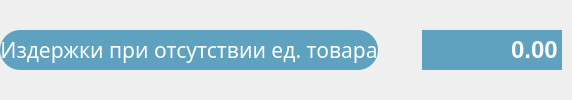
               <widget class="QWidget" name="widget_13" native="true">
                <property name="sizePolicy">
                 <sizepolicy hsizetype="Preferred" vsizetype="Minimum">
                  <horstretch>0</horstretch>
                  <verstretch>0</verstretch>
                 </sizepolicy>
                </property>
                <layout class="QHBoxLayout" name="horizontalLayout_11">
                 <property name="leftMargin">
                  <number>0</number>
                 </property>
                 <property name="topMargin">
                  <number>0</number>
                 </property>
                 <property name="rightMargin">
                  <number>10</number>
                 </property>
                 <property name="bottomMargin">
                  <number>0</number>
                 </property>
                 <item>
                  <widget class="QLabel" name="label_7">
                   <property name="sizePolicy">
                    <sizepolicy hsizetype="Preferred" vsizetype="Fixed">
                     <horstretch>0</horstretch>
                     <verstretch>0</verstretch>
                    </sizepolicy>
                   </property>
                   <property name="minimumSize">
                    <size>
                     <width>0</width>
                     <height>40</height>
                    </size>
                   </property>
                   <property name="font">
                    <font>
                     <family>Optima</family>
                     <pointsize>16</pointsize>
                     <italic>false</italic>
                    </font>
                   </property>
                   <property name="styleSheet">
                    <string notr="true">QLabel {
     border: none;
	height: 40px;
     border-radius: 20px;
	background-color: #5EA2BF;
	color: white;
 }</string>
                   </property>
                   <property name="text">
                    <string>Издержки при отсутствии ед. товара</string>
                   </property>
                   <property name="alignment">
                    <set>Qt::AlignCenter</set>
                   </property>
                   <property name="margin">
                    <number>0</number>
                   </property>
                  </widget>
                 </item>
                 <item>
                  <widget class="QPushButton" name="info_6">
                   <property name="enabled">
                    <bool>true</bool>
                   </property>
                   <property name="sizePolicy">
                    <sizepolicy hsizetype="Fixed" vsizetype="Fixed">
                     <horstretch>0</horstretch>
                     <verstretch>0</verstretch>
                    </sizepolicy>
                   </property>
                   <property name="minimumSize">
                    <size>
                     <width>32</width>
                     <height>32</height>
                    </size>
                   </property>
                   <property name="maximumSize">
                    <size>
                     <width>32</width>
                     <height>32</height>
                    </size>
                   </property>
                   <property name="autoFillBackground">
                    <bool>false</bool>
                   </property>
                   <property name="styleSheet">
                    <string notr="true"> QPushButton {
     border: none;
	background-color: none;
 }</string>
                   </property>
                   <property name="text">
                    <string/>
                   </property>
                   <property name="icon">
                    <iconset resource="resources.qrc">
                     <normaloff>:/resources/info.svg</normaloff>:/resources/info.svg</iconset>
                   </property>
                   <property name="iconSize">
                    <size>
                     <width>32</width>
                     <height>32</height>
                    </size>
                   </property>
                  </widget>
                 </item>
                 <item>
                  <widget class="QDoubleSpinBox" name="doubleSpinBox_6">
                   <property name="sizePolicy">
                    <sizepolicy hsizetype="Fixed" vsizetype="Fixed">
                     <horstretch>0</horstretch>
                     <verstretch>0</verstretch>
                    </sizepolicy>
                   </property>
                   <property name="minimumSize">
                    <size>
                     <width>140</width>
                     <height>40</height>
                    </size>
                   </property>
                   <property name="font">
                    <font>
                     <family>Helvetica</family>
                     <pointsize>18</pointsize>
                     <bold>true</bold>
                    </font>
                   </property>
                   <property name="focusPolicy">
                    <enum>Qt::ClickFocus</enum>
                   </property>
                   <property name="styleSheet">
                    <string notr="true">QDoubleSpinBox
{
     border: none;
	background-color: #5EA2BF;
	color: white;
}


QDoubleSpinBox:focused
{
    border-width: 2px;
    border-style: solid;
    border-color: red;
}</string>
                   </property>
                   <property name="wrapping">
                    <bool>false</bool>
                   </property>
                   <property name="frame">
                    <bool>false</bool>
                   </property>
                   <property name="alignment">
                    <set>Qt::AlignRight|Qt::AlignTrailing|Qt::AlignVCenter</set>
                   </property>
                   <property name="buttonSymbols">
                    <enum>QAbstractSpinBox::NoButtons</enum>
                   </property>
                   <property name="accelerated">
                    <bool>true</bool>
                   </property>
                   <property name="showGroupSeparator" stdset="0">
                    <bool>true</bool>
                   </property>
                   <property name="maximum">
                    <double>1000000.000000000000000</double>
                   </property>
                  </widget>
                 </item>
                </layout>
               </widget>
